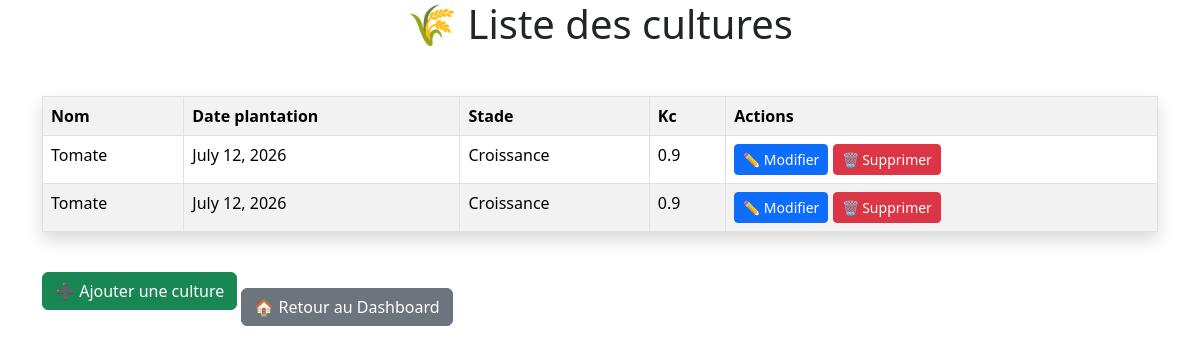
Page /cultures/ on the committed database.
### irrigation/models.py (models this page shows, shortened)
class Culture(models.Model):
    parcelle = models.ForeignKey(Parcelle, on_delete=models.CASCADE)
    nom = models.CharField(max_length=100)
    date_plantation = models.DateField()
    stade = models.CharField(max_length=50)
    kc = models.FloatField()

### irrigation/views.py (the view)
# urls.py: path('cultures/', views.cultures, name='cultures'),
def cultures(request):
    liste_cultures = Culture.objects.all()
    return render(
        request,
        'irrigation/cultures.html',
        {'cultures': liste_cultures}
    )

### irrigation/templates/irrigation/cultures.html
<h1 class="text-center mb-4">🌾 Liste des cultures</h1>
<div class="container mt-5">
<table class="table table-striped table-bordered table-hover shadow">
<link href="https://cdn.jsdelivr.net/npm/bootstrap@5.3.7/dist/css/bootstrap.min.css" rel="stylesheet">
    <tr>
        <th>Nom</th>
        <th>Date plantation</th>
        <th>Stade</th>
        <th>Kc</th>
        <th>Actions</th>
    </tr>
    {% for culture in cultures %}
    <tr>
        <td>{{ culture.nom }}</td>
        <td>{{ culture.date_plantation }}</td>
        <td>{{ culture.stade }}</td>
        <td>{{ culture.kc }}</td>
        <td>
            <a href="/modifier-culture/{{ culture.id }}/"
   class="btn btn-primary btn-sm">
    ✏️ Modifier
</a>
<a href="/supprimer-culture/{{ culture.id }}/"
   class="btn btn-danger btn-sm"
   onclick="return confirm('Voulez-vous vraiment supprimer culture ?')">
    🗑️ Supprimer
</a>
        </td>
    </tr>
    {% endfor %}
</table>
<br>
<a href="/ajouter-culture/" class="btn btn-success mb-3">
    ➕ Ajouter une culture
</a>
<a href="/" class="btn btn-secondary mt-3">
    🏠 Retour au Dashboard
</a>
</div>

### rows in the picture
Culture: nom "Tomate", date_plantation "July 12, 2026", stade "Croissance", kc "0.9"
Culture: nom "Tomate", date_plantation "July 12, 2026", stade "Croissance", kc "0.9"
